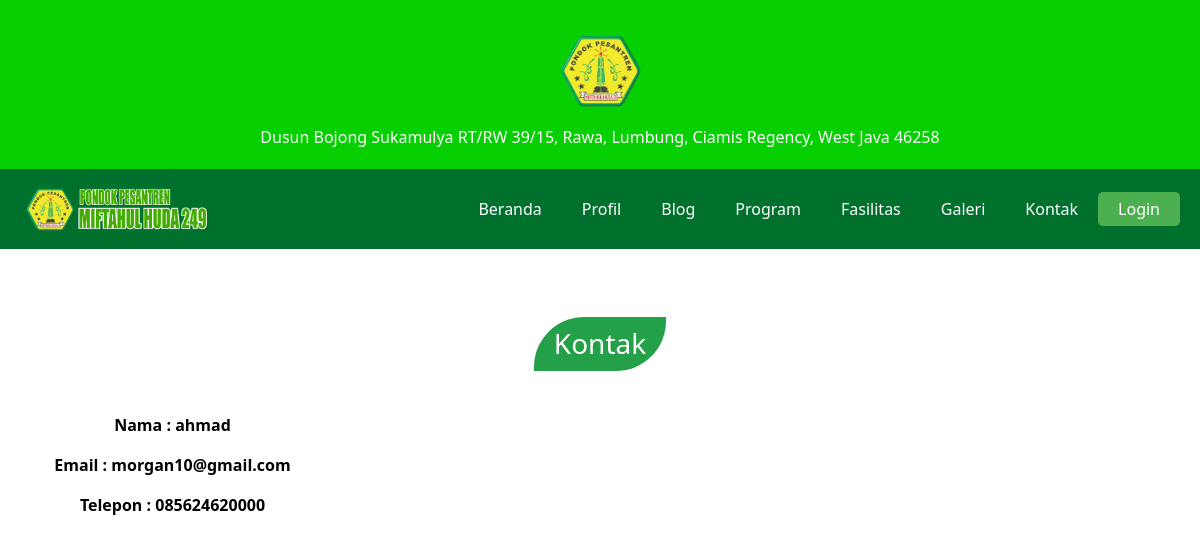
The page /contact.php on the database its author committed.
### tables this page shows
CREATE TABLE `tb_kontak` (
  `id` int(11) NOT NULL,
  `nama` varchar(255) NOT NULL,
  `email` varchar(255) NOT NULL,
  `telepon` varchar(20) NOT NULL,
  `pesan` text NOT NULL,
  `tanggal` timestamp NOT NULL DEFAULT current_timestamp()
);

### contact.php (the view, shortened to what this page needs)
<?php include 'includes/koneksi.php'?>
<?php include 'includes/header.php'?>
<div class="container mt-5 text-center">
    <h3 class="program-title">Kontak</h3>
    <div class="row mt-4">
        <?php
        $sql = "SELECT * FROM tb_kontak";
        $result = $conn->query($sql);
        if ($result->num_rows > 0) {
            while($row = $result->fetch_assoc()) {
                ?>
                <div class="col-md-3 mb-4">
                    <p class="program-name" style="color: black;">Nama : <?php echo $row['nama']; ?></p>
                    <p class="program-name" style="color: black;">Email : <?php echo $row['email']; ?></p>
                    <p class="program-name" style="color: black;">Telepon : <?php echo $row['telepon']; ?></p>
                </div>
                <?php
            }
        } else {
            echo "<p>Program tidak tersedia</p>";
        }
        ?>
    </div>
</div>

### assets/css/style.css (style rules this page uses)
body { font-family: "Poppins", sans-serif; }
.program-title { background-color: #24a148; color: white; padding: 10px 20px; display: inline-block; border-radius: 50px 0px; margin-top: 20px; }
.program-name { font-weight: bold; color: #ff8c00; margin-top: 10px; }

### rows shown on the page
tb_kontak: nama "ahmad", email "morgan10@gmail.com", telepon "085624620000"
